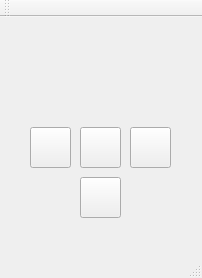
<?xml version="1.0" encoding="UTF-8"?>
<ui version="4.0">
 <class>MainWindow</class>
 <widget class="QMainWindow" name="MainWindow">
  <property name="geometry">
   <rect>
    <x>0</x>
    <y>0</y>
    <width>202</width>
    <height>278</height>
   </rect>
  </property>
  <property name="windowTitle">
   <string>MainWindow</string>
  </property>
  <widget class="QWidget" name="centralWidget">
   <widget class="QPushButton" name="CentralButton">
    <property name="geometry">
     <rect>
      <x>80</x>
      <y>110</y>
      <width>41</width>
      <height>41</height>
     </rect>
    </property>
    <property name="text">
     <string/>
    </property>
   </widget>
   <widget class="QPushButton" name="LeftButton">
    <property name="geometry">
     <rect>
      <x>30</x>
      <y>110</y>
      <width>41</width>
      <height>41</height>
     </rect>
    </property>
    <property name="text">
     <string/>
    </property>
   </widget>
   <widget class="QPushButton" name="RightButton">
    <property name="geometry">
     <rect>
      <x>130</x>
      <y>110</y>
      <width>41</width>
      <height>41</height>
     </rect>
    </property>
    <property name="text">
     <string/>
    </property>
   </widget>
   <widget class="QPushButton" name="LowerButton">
    <property name="geometry">
     <rect>
      <x>80</x>
      <y>160</y>
      <width>41</width>
      <height>41</height>
     </rect>
    </property>
    <property name="text">
     <string/>
    </property>
   </widget>
  </widget>
  <widget class="QMenuBar" name="menuBar">
   <property name="geometry">
    <rect>
     <x>0</x>
     <y>0</y>
     <width>202</width>
     <height>21</height>
    </rect>
   </property>
  </widget>
  <widget class="QToolBar" name="mainToolBar">
   <attribute name="toolBarArea">
    <enum>TopToolBarArea</enum>
   </attribute>
   <attribute name="toolBarBreak">
    <bool>false</bool>
   </attribute>
  </widget>
  <widget class="QStatusBar" name="statusBar"/>
 </widget>
 <layoutdefault spacing="6" margin="11"/>
 <resources/>
 <connections/>
</ui>
